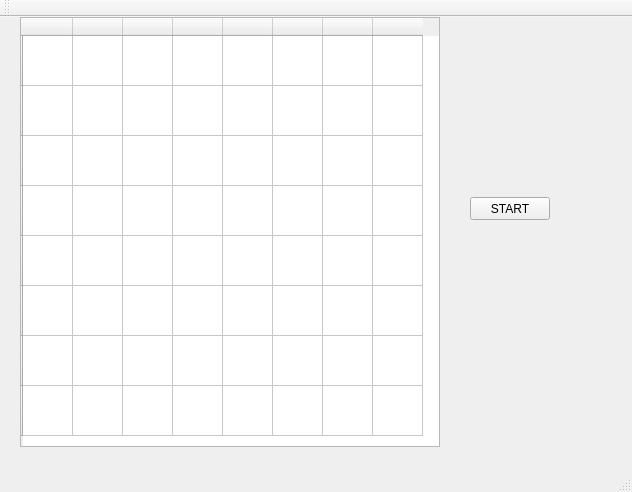
<?xml version="1.0" encoding="UTF-8"?>
<ui version="4.0">
 <class>MainWindow</class>
 <widget class="QMainWindow" name="MainWindow">
  <property name="geometry">
   <rect>
    <x>0</x>
    <y>0</y>
    <width>632</width>
    <height>492</height>
   </rect>
  </property>
  <property name="windowTitle">
   <string>MainWindow</string>
  </property>
  <widget class="QWidget" name="centralWidget">
   <widget class="QTableWidget" name="tableWidget">
    <property name="geometry">
     <rect>
      <x>20</x>
      <y>0</y>
      <width>420</width>
      <height>430</height>
     </rect>
    </property>
    <attribute name="horizontalHeaderDefaultSectionSize">
     <number>50</number>
    </attribute>
    <attribute name="verticalHeaderDefaultSectionSize">
     <number>50</number>
    </attribute>
    <row>
     <property name="text">
      <string/>
     </property>
    </row>
    <row>
     <property name="text">
      <string/>
     </property>
    </row>
    <row>
     <property name="text">
      <string/>
     </property>
    </row>
    <row>
     <property name="text">
      <string/>
     </property>
    </row>
    <row>
     <property name="text">
      <string/>
     </property>
    </row>
    <row>
     <property name="text">
      <string/>
     </property>
    </row>
    <row>
     <property name="text">
      <string/>
     </property>
    </row>
    <row>
     <property name="text">
      <string/>
     </property>
    </row>
    <column>
     <property name="text">
      <string/>
     </property>
    </column>
    <column>
     <property name="text">
      <string/>
     </property>
    </column>
    <column>
     <property name="text">
      <string/>
     </property>
    </column>
    <column>
     <property name="text">
      <string/>
     </property>
    </column>
    <column>
     <property name="text">
      <string/>
     </property>
    </column>
    <column>
     <property name="text">
      <string/>
     </property>
    </column>
    <column>
     <property name="text">
      <string/>
     </property>
    </column>
    <column>
     <property name="text">
      <string/>
     </property>
    </column>
   </widget>
   <widget class="QPushButton" name="pushButton">
    <property name="geometry">
     <rect>
      <x>470</x>
      <y>180</y>
      <width>80</width>
      <height>23</height>
     </rect>
    </property>
    <property name="text">
     <string>START</string>
    </property>
   </widget>
   <widget class="QLabel" name="label">
    <property name="geometry">
     <rect>
      <x>470</x>
      <y>220</y>
      <width>121</width>
      <height>61</height>
     </rect>
    </property>
    <property name="text">
     <string> </string>
    </property>
   </widget>
  </widget>
  <widget class="QMenuBar" name="menuBar">
   <property name="geometry">
    <rect>
     <x>0</x>
     <y>0</y>
     <width>632</width>
     <height>20</height>
    </rect>
   </property>
  </widget>
  <widget class="QToolBar" name="mainToolBar">
   <attribute name="toolBarArea">
    <enum>TopToolBarArea</enum>
   </attribute>
   <attribute name="toolBarBreak">
    <bool>false</bool>
   </attribute>
  </widget>
  <widget class="QStatusBar" name="statusBar"/>
 </widget>
 <layoutdefault spacing="6" margin="11"/>
 <resources/>
 <connections/>
</ui>
